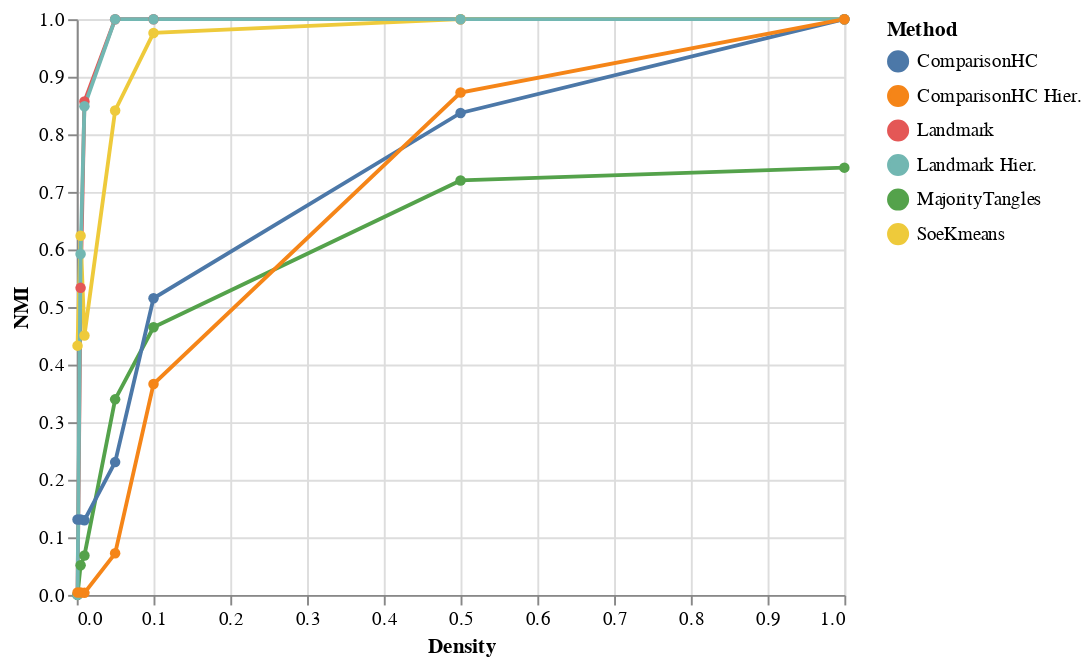

The cell this chart's notebook holds for it:
### Code cell
alt.Chart(df).mark_line(point={}).encode(x="Density", y="NMI:Q", color="Method:N")

### Figure 1 — Vega-Lite specification as saved in the notebook (floating-point values rounded to 4 significant figures)
{"config": {"view": {"continuousWidth": 400, "continuousHeight": 300}}, "data": {"name": "data-99e5cf2d4a8daa01e720aba66a8c06c3"}, "mark": {"type": "line", "point": {}}, "encoding": {"color": {"type": "nominal", "field": "Method"}, "x": {"type": "quantitative", "field": "Density"}, "y": {"type": "quantitative", "field": "NMI"}}, "$schema": "https://vega.github.io/schema/vega-lite/v4.8.1.json", "datasets": {"data-99e5cf2d4a8daa01e720aba66a8c06c3": [{"Density": 1.0, "Method": "Landmark", "NMI": 1.0}, {"Density": 0.5, "Method": "Landmark", "NMI": 1.0}, {"Density": 0.1, "Method": "Landmark", "NMI": 1.0}, {"Density": 0.05, "Method": "Landmark", "NMI": 1.0}, {"Density": 0.01, "Method": "Landmark", "NMI": 0.8571}, {"Density": 0.005, "Method": "Landmark", "NMI": 0.5333}, {"Density": 0.001, "Method": "Landmark", "NMI": 0.0}, {"Density": 1.0, "Method": "SoeKmeans", "NMI": 1.0}, {"Density": 0.5, "Method": "SoeKmeans", "NMI": 1.0}, {"Density": 0.1, "Method": "SoeKmeans", "NMI": 0.9761}, {"Density": 0.05, "Method": "SoeKmeans", "NMI": 0.8414}, {"Density": 0.01, "Method": "SoeKmeans", "NMI": 0.4505}, {"Density": 0.005, "Method": "SoeKmeans", "NMI": 0.624}, {"Density": 0.001, "Method": "SoeKmeans", "NMI": 0.433}, {"Density": 1.0, "Method": "MajorityTangles", "NMI": 0.7421}, {"Density": 0.5, "Method": "MajorityTangles", "NMI": 0.7199}, {"Density": 0.1, "Method": "MajorityTangles", "NMI": 0.4648}, {"Density": 0.05, "Method": "MajorityTangles", "NMI": 0.3397}, {"Density": 0.01, "Method": "MajorityTangles", "NMI": 0.06856}, {"Density": 0.005, "Method": "MajorityTangles", "NMI": 0.05133}, {"Density": 0.001, "Method": "MajorityTangles", "NMI": 0.0}, {"Density": 1.0, "Method": "ComparisonHC", "NMI": 1.0}, {"Density": 0.5, "Method": "ComparisonHC", "NMI": 0.8371}, {"Density": 0.1, "Method": "ComparisonHC", "NMI": 0.5151}, {"Density": 0.05, "Method": "ComparisonHC", "NMI": 0.2306}, {"Density": 0.01, "Method": "ComparisonHC", "NMI": 0.1297}, {"Density": 0.005, "Method": "ComparisonHC", "NMI": 0.131}, {"Density": 0.001, "Method": "ComparisonHC", "NMI": 0.131}, {"Density": 1.0, "Method": "Landmark Hier.", "NMI": 1.0}, {"Density": 0.5, "Method": "Landmark Hier.", "NMI": 1.0}, {"Density": 0.1, "Method": "Landmark Hier.", "NMI": 1.0}, {"Density": 0.05, "Method": "Landmark Hier.", "NMI": 1.0}, {"Density": 0.01, "Method": "Landmark Hier.", "NMI": 0.8488}, {"Density": 0.005, "Method": "Landmark Hier.", "NMI": 0.592}, {"Density": 0.001, "Method": "Landmark Hier.", "NMI": 0.0}, {"Density": 1.0, "Method": "ComparisonHC Hier.", "NMI": 1.0}, {"Density": 0.5, "Method": "ComparisonHC Hier.", "NMI": 0.8727}, {"Density": 0.1, "Method": "ComparisonHC Hier.", "NMI": 0.3662}, {"Density": 0.05, "Method": "ComparisonHC Hier.", "NMI": 0.0722}, {"Density": 0.01, "Method": "ComparisonHC Hier.", "NMI": 0.003542}, {"Density": 0.005, "Method": "ComparisonHC Hier.", "NMI": 0.004284}, {"Density": 0.001, "Method": "ComparisonHC Hier.", "NMI": 0.004284}]}}
